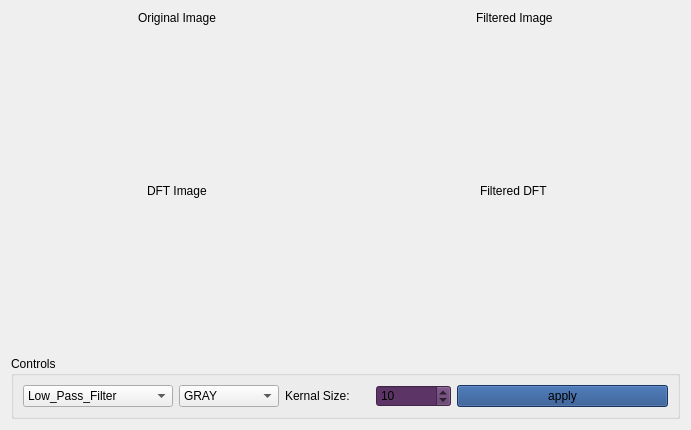
<?xml version="1.0" encoding="UTF-8"?>
<ui version="4.0">
 <class>Form</class>
 <widget class="QWidget" name="Form">
  <property name="geometry">
   <rect>
    <x>0</x>
    <y>0</y>
    <width>691</width>
    <height>430</height>
   </rect>
  </property>
  <property name="windowTitle">
   <string>Form</string>
  </property>
  <layout class="QHBoxLayout" name="horizontalLayout_5">
   <item>
    <layout class="QVBoxLayout" name="verticalLayout">
     <item>
      <layout class="QHBoxLayout" name="horizontalLayout_4">
       <item>
        <layout class="QVBoxLayout" name="image_layout">
         <item alignment="Qt::AlignHCenter">
          <widget class="QLabel" name="label_2">
           <property name="styleSheet">
            <string notr="true">font: 75 italic 13pt &quot;Ubuntu Condensed&quot;;
</string>
           </property>
           <property name="text">
            <string>Original Image</string>
           </property>
          </widget>
         </item>
         <item>
          <spacer name="verticalSpacer">
           <property name="orientation">
            <enum>Qt::Vertical</enum>
           </property>
           <property name="sizeHint" stdset="0">
            <size>
             <width>20</width>
             <height>40</height>
            </size>
           </property>
          </spacer>
         </item>
        </layout>
       </item>
       <item>
        <layout class="QVBoxLayout" name="filtered_layout">
         <item alignment="Qt::AlignHCenter">
          <widget class="QLabel" name="label">
           <property name="styleSheet">
            <string notr="true">font: 75 italic 12pt &quot;Ubuntu Condensed&quot;;</string>
           </property>
           <property name="text">
            <string>Filtered Image</string>
           </property>
          </widget>
         </item>
         <item>
          <spacer name="verticalSpacer_3">
           <property name="orientation">
            <enum>Qt::Vertical</enum>
           </property>
           <property name="sizeHint" stdset="0">
            <size>
             <width>20</width>
             <height>40</height>
            </size>
           </property>
          </spacer>
         </item>
        </layout>
       </item>
      </layout>
     </item>
     <item>
      <layout class="QHBoxLayout" name="horizontalLayout">
       <item>
        <layout class="QVBoxLayout" name="dft_layout">
         <item alignment="Qt::AlignHCenter">
          <widget class="QLabel" name="label_4">
           <property name="styleSheet">
            <string notr="true">font: 75 italic 12pt &quot;Ubuntu Condensed&quot;;</string>
           </property>
           <property name="text">
            <string>DFT Image</string>
           </property>
          </widget>
         </item>
         <item>
          <spacer name="verticalSpacer_2">
           <property name="orientation">
            <enum>Qt::Vertical</enum>
           </property>
           <property name="sizeHint" stdset="0">
            <size>
             <width>20</width>
             <height>40</height>
            </size>
           </property>
          </spacer>
         </item>
        </layout>
       </item>
       <item>
        <layout class="QVBoxLayout" name="filtered_dft_layout">
         <item alignment="Qt::AlignHCenter">
          <widget class="QLabel" name="label_3">
           <property name="styleSheet">
            <string notr="true">font: 75 italic 12pt &quot;Ubuntu Condensed&quot;;</string>
           </property>
           <property name="text">
            <string>Filtered DFT</string>
           </property>
          </widget>
         </item>
         <item>
          <spacer name="verticalSpacer_4">
           <property name="orientation">
            <enum>Qt::Vertical</enum>
           </property>
           <property name="sizeHint" stdset="0">
            <size>
             <width>20</width>
             <height>40</height>
            </size>
           </property>
          </spacer>
         </item>
        </layout>
       </item>
      </layout>
     </item>
     <item>
      <widget class="QGroupBox" name="groupBox">
       <property name="title">
        <string>Controls</string>
       </property>
       <layout class="QHBoxLayout" name="horizontalLayout_2">
        <item>
         <widget class="QComboBox" name="filters_list">
          <property name="maximumSize">
           <size>
            <width>150</width>
            <height>16777215</height>
           </size>
          </property>
          <property name="cursor">
           <cursorShape>PointingHandCursor</cursorShape>
          </property>
          <item>
           <property name="text">
            <string>Low_Pass_Filter</string>
           </property>
          </item>
          <item>
           <property name="text">
            <string>High_Pass_Filter</string>
           </property>
          </item>
          <item>
           <property name="text">
            <string>Median_Filter</string>
           </property>
          </item>
          <item>
           <property name="text">
            <string>Laplacian_Filter</string>
           </property>
          </item>
         </widget>
        </item>
        <item>
         <widget class="QComboBox" name="modes_list">
          <property name="maximumSize">
           <size>
            <width>100</width>
            <height>16777215</height>
           </size>
          </property>
          <property name="cursor">
           <cursorShape>PointingHandCursor</cursorShape>
          </property>
          <item>
           <property name="text">
            <string>GRAY</string>
           </property>
          </item>
          <item>
           <property name="text">
            <string>RGB</string>
           </property>
          </item>
         </widget>
        </item>
        <item>
         <widget class="QLabel" name="label_5">
          <property name="maximumSize">
           <size>
            <width>85</width>
            <height>16777215</height>
           </size>
          </property>
          <property name="text">
           <string>Kernal Size:</string>
          </property>
         </widget>
        </item>
        <item>
         <widget class="QSpinBox" name="kernal_spinbox">
          <property name="maximumSize">
           <size>
            <width>75</width>
            <height>16777215</height>
           </size>
          </property>
          <property name="cursor">
           <cursorShape>PointingHandCursor</cursorShape>
          </property>
          <property name="styleSheet">
           <string notr="true">background-color: rgb(92, 53, 102);</string>
          </property>
          <property name="maximum">
           <number>500</number>
          </property>
          <property name="singleStep">
           <number>5</number>
          </property>
          <property name="value">
           <number>10</number>
          </property>
         </widget>
        </item>
        <item>
         <widget class="QPushButton" name="kernal_btn">
          <property name="cursor">
           <cursorShape>PointingHandCursor</cursorShape>
          </property>
          <property name="styleSheet">
           <string notr="true">background-color: rgb(32, 74, 135);</string>
          </property>
          <property name="text">
           <string>apply</string>
          </property>
         </widget>
        </item>
       </layout>
      </widget>
     </item>
    </layout>
   </item>
  </layout>
 </widget>
 <resources/>
 <connections/>
</ui>
